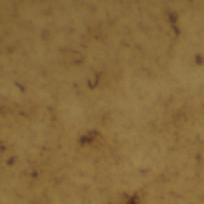
#> input picture tests/patch_0_435737.tif, 204 x 204 px
$ python run_seg_background_v2.py tests/patch_0_435737.tif tests/patch_test.tif out.png   (older library calls are emulated)
#> lines starting #> are read from the running program, lines starting #| are printed output that depends on the picture; after the words box and inside, x2 and y2 are one past the last pixel; in counts of white or black regions, pixels touching at a corner belong together
#> in run_seg_background, img is the input picture: shape (204, 204, 3); mean R, G, B 135.2, 105.8, 59.8
import sys
import skimage.io as io
from skimage import color
from skimage import filters as filt
from skimage import morphology as morph
# import mahotas as mht
import numpy as np
import matplotlib.pyplot as plt
from skimage import img_as_ubyte


def seg_background(img,segname, outname):
    #IMG: RGB image
    #OUTNAME: mask file full path

    #create mask
    #lab = color.rgb2lab(img) #for old tau staining
    #B = lab[...,2] #for old tau staining
#> called with segname = 'tests/patch_test.tif', outname = 'out.png'
    B = img[..., 2] #for new tau staining
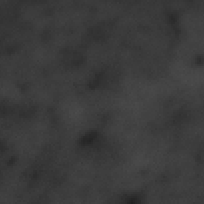
#> B: shape (204, 204); min 32, max 75, mean 59.8
    B = np.fabs(B)
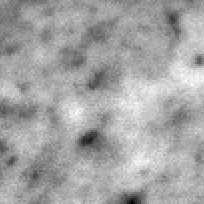
#> B: shape (204, 204) float16; min 32, max 75, mean 59.8; drawn with min black and max white
    #level = filt.threshold_triangle(B)
    level = filt.threshold_otsu(B)
#> level = 59.97
    # [8 lines of commented-out code are left out]
    mask = B < level #for new tau staining
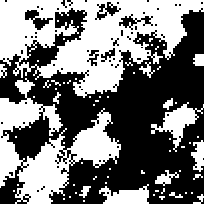
#> mask: shape (204, 204) bool; 46.4% white; 66 white regions (49 under 20 px), largest, box (x1, y1, x2, y2) and area: (0, 0, 204, 98) 10432, (0, 78, 121, 204) 6050, (151, 102, 204, 152) 844
    se = morph.disk(5)
    mask2 = morph.opening(mask,se)
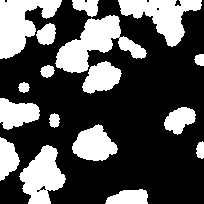
#> mask2: shape (204, 204) bool; 32.2% white; 17 white regions, largest, box (x1, y1, x2, y2) and area: (55, 15, 147, 73) 2293, (0, 0, 62, 59) 1972, (118, 0, 202, 47) 1839
    # mask2 = mht.open(mask,se)
    se2 = morph.disk(3)
    mask3 = morph.erosion(mask2, se2)
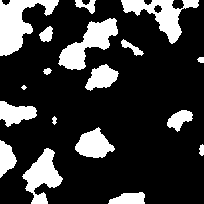
#> mask3: shape (204, 204) bool; 21.2% white; 18 white regions (1 under 20 px), largest, box (x1, y1, x2, y2) and area: (0, 0, 59, 56) 1555, (58, 18, 118, 70) 1342, (121, 0, 199, 44) 1249
    # mask3 = mht.erode(mask2,se2)
    mask4 = mask3*255
    io.imsave(outname,mask4.astype('ubyte'))
    print('Mask {} successfully saved.'.format(outname))

    if segname: #if segname not empty
        #segment image
        gry = color.rgb2gray(img[:,:,:3])
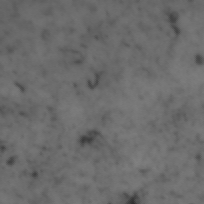
#> gry: shape (204, 204) float64; min 0.185, max 0.508, mean 0.427
        gry = img_as_ubyte(gry)
        gry[mask3 == False] = 0
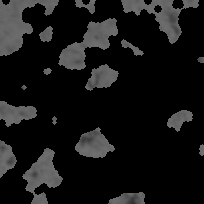
#> gry: shape (204, 204); min 0, max 113, mean 21.2
        io.imsave(segname,gry)
        print('BW image {} successfully saved.'.format(segname))


def run_seg_background(imgname,segname, outname):
    img = io.imread(imgname)
    seg_background(img, segname, outname)

def main():

    if len(sys.argv) != 4 and len(sys.argv) != 3:
        print('Usage: seg_background <rescaled histo> [<seg_img>] <mask>')
        print('Example: seg_background /AVID/AV13/AT100#440/res_10.tif /AVID/AV13/AT100#440/seg_res_10.tif /AVID/AV13/AT100#440/mask_res_10.tif')
        exit()

        #imgname = "/Volumes/SUSHI_HD/SUSHI/AVID/AV13/AT100#440/res_10.tif"
        #outname = "/Volumes/SUSHI_HD/SUSHI/AVID/AV13/AT100#440/mask_res_10.tif"

    if len(sys.argv) == 4:
        imgname = str(sys.argv[1]) #abs path to where the images are
        segname = str(sys.argv[2])
        outname = str(sys.argv[3]) #row size
    elif len(sys.argv) == 3:
        imgname = str(sys.argv[1]) #abs path to where the images are
        segname = []
        outname = str(sys.argv[2]) #row size

    # img = io.imread(imgname)
    # seg_background(img, segname, outname)
    run_seg_background(imgname, segname, outname)


if __name__ == '__main__':
    main()
